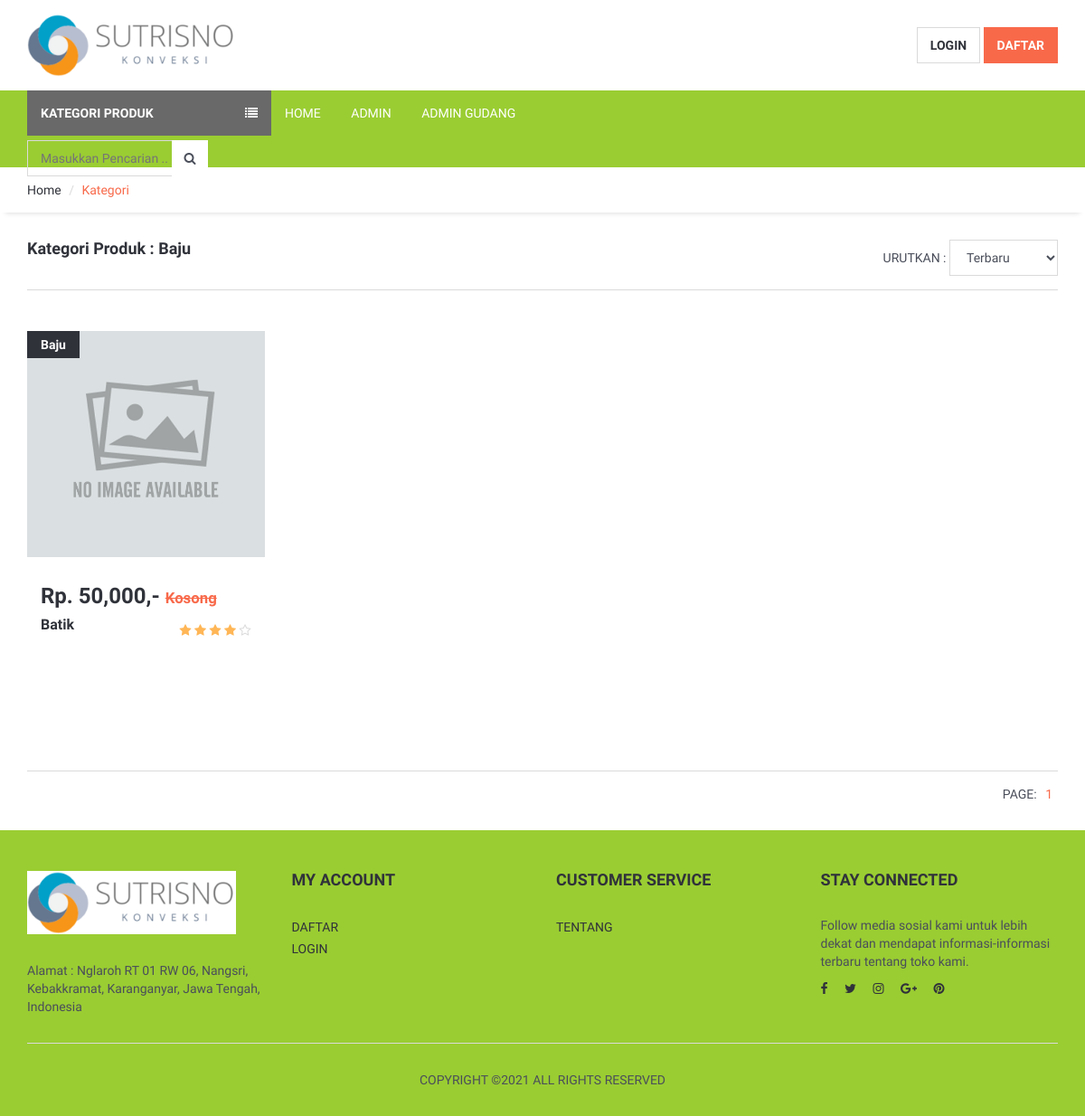
Page /produk_kategori.php?id=3 on the committed database.
### tables this page shows
CREATE TABLE `kategori` (
  `kategori_id` int NOT NULL,
  `kategori_nama` varchar(255) NOT NULL
);

CREATE TABLE `produk` (
  `produk_id` int NOT NULL,
  `produk_nama` varchar(255) NOT NULL,
  `produk_kategori` int NOT NULL,
  `produk_harga` int NOT NULL,
  `produk_keterangan` text NOT NULL,
  `produk_jumlah` int NOT NULL,
  `produk_berat` int NOT NULL,
  `produk_foto1` varchar(255) DEFAULT NULL,
  `produk_foto2` varchar(255) DEFAULT NULL,
  `produk_foto3` varchar(255) DEFAULT NULL
);

### produk_kategori.php (the view, shortened to what this page needs)
<?php include 'header.php'; ?>
<div id="breadcrumb">
	<div class="container">
		<ul class="breadcrumb">
			<li><a href="index.php">Home</a></li>
			<li class="active">Kategori</li>
		</ul>
	</div>
</div>
<div class="section">
	<div class="container">
		<div class="row">
			<div id="main" class="col-md-12">
				<?php
				$id = mysqli_real_escape_string($koneksi, $_GET['id']);
				$kategori = mysqli_query($koneksi,"select * from kategori where kategori_id='$id'");
				$k = mysqli_fetch_assoc($kategori);
				?>
				<div class="pull-left">
					<h4>Kategori Produk : <?php echo $k['kategori_nama']; ?></h4>
				</div>
				<form action="" method="get">
					<div class="store-filter clearfix">
						<div class="pull-right">
							<div class="sort-filter">
								<span class="text-uppercase">Urutkan :</span>
								<select class="input" name="urutan" onchange="this.form.submit()">
									<option <?php if(isset($_GET['urutan']) && $_GET['urutan'] == "terbaru"){echo "selected='selected'";} ?> value="terbaru">Terbaru</option>
								</select>
							</div>
						</div>
					</div>
				</form>
				<div id="store">
					<div class="row">
						<?php
						$kategori = mysqli_real_escape_string($koneksi, $_GET['id']);
						$halaman = 12;
						$page = isset($_GET["halaman"]) ? (int)$_GET["halaman"] : 1;
						$mulai = ($page>1) ? ($page * $halaman) - $halaman : 0;
						$result = mysqli_query($koneksi, "select * from produk,kategori where kategori_id='$kategori' and kategori_id=produk_kategori");
						$total = mysqli_num_rows($result);
						$pages = ceil($total/$halaman);
						if(isset($_GET['urutan']) && $_GET['urutan'] == "harga"){
							$data = mysqli_query($koneksi,"select * from produk,kategori where kategori_id='$kategori' and kategori_id=produk_kategori order by produk_harga asc LIMIT $mulai, $halaman");
						}else{
							$data = mysqli_query($koneksi,"select * from produk,kategori where kategori_id='$kategori' and kategori_id=produk_kategori order by produk_id desc LIMIT $mulai, $halaman");
						}
						while($d = mysqli_fetch_array($data)){
							?>
							<div class="col-md-3 col-sm-6 col-xs-6">
								<div class="product product-single">
									<div class="product-thumb">
										<div class="product-label">
											<span><?php echo $d['kategori_nama'] ?></span>
										</div>
										<?php if($d['produk_foto1'] == ""){ ?>
											<img src="gambar/sistem/produk.png" style="height: 250px">
										<?php }else{ ?>
											<img src="gambar/produk/<?php echo $d['produk_foto1'] ?>" style="height: 250px">
										<?php } ?>
									</div>
									<div class="product-body">
										<h3 class="product-price"><?php echo "Rp. ".number_format($d['produk_harga']).",-"; ?> <?php if($d['produk_jumlah'] == 0){?> <del class="product-old-price">Kosong</del> <?php } ?></h3>
										<div class="product-rating">
											<i class="fa fa-star"></i>
											<i class="fa fa-star"></i>
											<i class="fa fa-star"></i>
											<i class="fa fa-star"></i>
											<i class="fa fa-star-o empty"></i>
										</div>
										<h2 class="product-name"><a href="produk_detail.php?id=<?php echo $d['produk_id'] ?>"><?php echo $d['produk_nama']; ?></a></h2>
									</div>
								</div>
							</div>
							<?php
						}
						?>
					</div>
				</div>
				<div class="store-filter clearfix">
					<div class="pull-right">
						<ul class="store-pages">
							<li><span class="text-uppercase">Page:</span></li>
							<?php for ($i=1; $i<=$pages ; $i++){ ?>
								<?php if($page==$i){ ?>
									<li class="active"><?php echo $i; ?></li>
								<?php } ?>
							<?php } ?>
						</ul>
					</div>
				</div>
			</div>
		</div>
	</div>
</div>
<?php include 'footer.php'; ?>

### frontend/css/style.css (style rules this page uses)
body { font-family: 'Hind', sans-serif; color: #4A4E5A; overflow-x: hidden; }
h1, h2, h3, h4, h5, h6 { color: #30323A; margin: 0 0 10px; font-weight: 700; }
a { color: #30323A; -webkit-transition: 0.3s color; transition: 0.3s color; }
ul, ol { margin: 0; padding: 0; list-style: none }
.input { width: 100%; height: 40px; padding: 0px 15px; border: none; background-color: transparent; -webkit-box-shadow: 0px 0px 0px 1px #DADADA inset, 0px 0px 0px 5px transparent; box-shadow: 0px 0px 0px 1px #DADADA inset, 0px 0px 0px 5px transparent; -webkit-transition: 0.3s all; transition: 0.3s all; }
.section { padding-top: 30px; padding-bottom: 30px; }
#breadcrumb { -webkit-box-shadow: 0px 6px 6px -6px rgba(0, 0, 0, 0.175); box-shadow: 0px 6px 6px -6px rgba(0, 0, 0, 0.175); }
.breadcrumb { background-color: transparent; border: none; border-radius: 0px; padding: 15px 0px; margin: 0; }
.breadcrumb>.active { color: #F8694A; }
.breadcrumb>li+li:before { color: #DADADA; }
.product .product-old-price { color: #F8694A; font-size: 70%; }
.product .product-rating { display: inline-block; }
.product .product-rating>i { color: #FFB656; }
.product .product-rating>i.empty { color: #DADADA; }
.product .product-label>span { position: relative; display: inline-block; padding: 5px 15px; font-weight: 700; color: #FFF; background-color: #30323A; z-index: 22; }
.product.product-single { margin-top: 15px; margin-bottom: 15px; -webkit-transition: 0.3s all; transition: 0.3s all; }
.product.product-single .product-thumb { position: relative; margin-bottom: 15px; }
.product.product-single .product-thumb>img { width: 100%; }
.product.product-single .product-thumb:after { content: ""; position: absolute; top: 0; left: 0; right: 0; bottom: 0; background-color: #FFF; opacity: 0; visibility: hidden; z-index: 0; -webkit-transition: 0.3s all; transition: 0.3s all; }
.product.product-single .product-label { position: absolute; left: 0; top: 0; }
.product.product-single .product-label>span { display: block; }
.product.product-single .product-body { padding: 15px; }
.product.product-single .product-price { display: inline-block; }
.product.product-single .product-rating { float: right; margin-top: 5px; }
.product.product-single .product-name { font-size: 16px; }
#store { margin-top: 15px; padding-top: 30px; border-top: 1px solid #DADADA; margin-bottom: 15px; padding-bottom: 30px; border-bottom: 1px solid #DADADA; }
.sort-filter { display: inline-block; margin-left: 15px; }
.sort-filter select.input { width: 120px; }
.store-pages { display: inline-block; margin-left: 15px; }
.store-pages li { display: inline-block; margin-right: 6px; }
.store-pages li.active { color: #F8694A; }

### header.php (style rules this page uses)
.product-name { height: 5px; }

### rows in the picture
kategori: kategori_nama "Baju"
produk: kategori.kategori_nama "Baju", produk_harga "50,000", produk_jumlah "Kosong", produk_nama "Batik"
